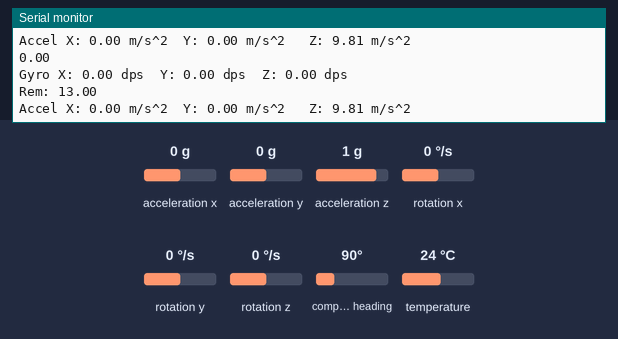
This sketch was run on a simulated Arduino Leonardo, built with avr-gcc and run on an emulated ATmega32U4. Parts: the last lines printed to the serial monitor. Inputs (shaded band) come from the test bench; at power-on: acceleration x 0 g, acceleration y 0 g, acceleration z 1 g, rotation x 0 °/s, rotation y 0 °/s, rotation z 0 °/s, compass heading 90°, temperature 24 °C.

Above: at 1.2 s.
1.3 s: acceleration x set to -0.2 g
At 1.9 s:
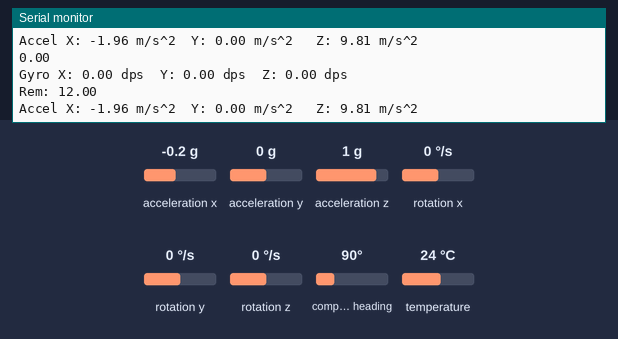
4.3 s: acceleration y set to -1.4 g
At 5.0 s:
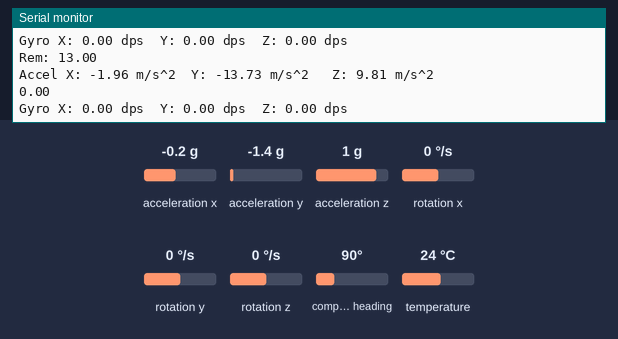
5.8 s: acceleration z set to -1.4 g
At 6.9 s:
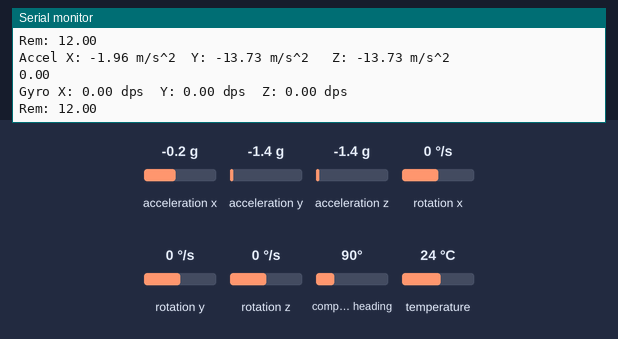
8.8 s: rotation x set to -192 °/s
At 9.7 s:
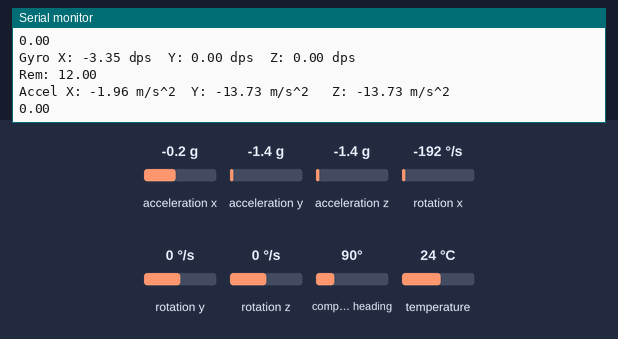
10.3 s: acceleration x set to 1.4 g
At 11.4 s:
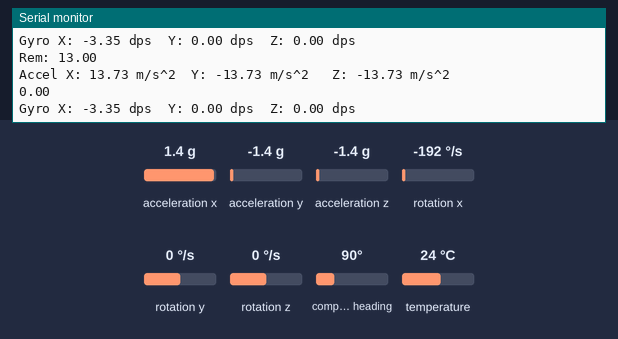
Timing chart, 0 to 13.0 s (numbered marks = the images above; inputs shaded):
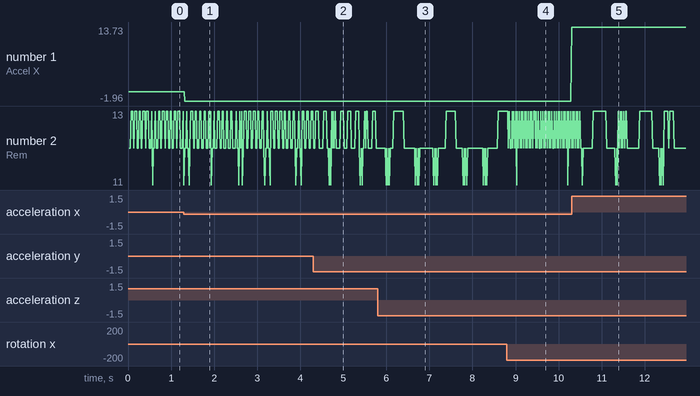

The sketch:

accel_basic.ino
```cpp
//#include <SoftwareSerial.h>
#include <Wire.h>
#include <SPI.h>
#include <Adafruit_LSM9DS1.h>
#include <Adafruit_Sensor.h>  // not used in this demo but required!


// i2c
Adafruit_LSM9DS1 lsm = Adafruit_LSM9DS1();

// Initializing communication ports
//SoftwareSerial mySerial(10, 9); // TX/RX pins


#define LSM9DS1_SCK A5
#define LSM9DS1_MISO 12
#define LSM9DS1_MOSI A4
#define LSM9DS1_XGCS 6
#define LSM9DS1_MCS 5
// You can also use software SPI
//Adafruit_LSM9DS1 lsm = Adafruit_LSM9DS1(LSM9DS1_SCK, LSM9DS1_MISO, LSM9DS1_MOSI, LSM9DS1_XGCS, LSM9DS1_MCS);
// Or hardware SPI! In this case, only CS pins are passed in
//Adafruit_LSM9DS1 lsm = Adafruit_LSM9DS1(LSM9DS1_XGCS, LSM9DS1_MCS);


void setupSensor()
{
  lsm.setupAccel(lsm.LSM9DS1_ACCELRANGE_2G);


  lsm.setupGyro(lsm.LSM9DS1_GYROSCALE_245DPS);

}

void setup()
{
  Serial.begin(115200);
  //mySerial.begin(115200); //115200 for max speed


  while (!Serial) {
    delay(1); // will pause Zero, Leonardo, etc until serial console opens
  }

  Serial.println("LSM9DS1 data read demo");

  if (!lsm.begin())
  {
    Serial.println("Oops ... unable to initialize the LSM9DS1. Check your wiring!");
    while (1);
  }
  Serial.println("Found LSM9DS1 9DOF");

  setupSensor();
}

void loop()
{
  float longstart, longrem, longend;
  float oldx, newx, oldy, newy, oldz, newz;
  float  xacc, yacc, zacc, mag;
  float  xgyro, ygyro, zgyro;

  longstart = millis();
  lsm.read();  /* ask it to read in the data */

  /* Get a new sensor event */
  sensors_event_t a, m, g, temp;
  lsm.getEvent(&a, &m, &g, &temp);
  xacc = a.acceleration.x;
  yacc = a.acceleration.y;
  zacc = a.acceleration.z;
  xgyro = g.gyro.x;
  ygyro = g.gyro.y;
  zgyro = g.gyro.z;

  //mag = sqrt(pow(xacc,2) + pow(yacc,2) + pow(zacc,2));

  Serial.print("Accel X: "); Serial.print(a.acceleration.x); Serial.print(" m/s^2");
  Serial.print("\tY: "); Serial.print(a.acceleration.y);     Serial.print(" m/s^2 ");
  Serial.print("\tZ: "); Serial.print(a.acceleration.z);     Serial.println(" m/s^2 ");
  Serial.println(mag);
  Serial.println("\n");


  Serial.print("Gyro X: "); Serial.print(g.gyro.x);   Serial.print(" dps");
  Serial.print("\tY: "); Serial.print(g.gyro.y);      Serial.print(" dps");
  Serial.print("\tZ: "); Serial.print(g.gyro.z);      Serial.println(" dps");

  Serial.println();

  //Serial.println(sqrt(pow(g.gyro.x,2)+pow(g.gyro.y,2)+pow(g.gyro.z,2)));

  /*
  mySerial.print(*((long*) &xacc), HEX);
  mySerial.print(",");
  mySerial.print(*((long*) &yacc), HEX);
  mySerial.print(",");
  mySerial.print(*((long*) &zacc), HEX);
  mySerial.print(",");
  mySerial.print(*((long*) &xgyro), HEX);
  mySerial.print(",");
  mySerial.print(*((long*) &ygyro), HEX);
  mySerial.print(",");
  mySerial.print(*((long*) &zgyro), HEX);
  mySerial.println();
  */

  longend = millis();
  longrem = 20 - (longend - longstart);
  if (longrem > 0){
    delay(longrem);
    Serial.print("Rem: ");
    Serial.println(longrem);
  }
  else {
    Serial.println("Too Slow");
  }
}

void printHex(int num, int precision) {
     char tmp[16];
     char format[128];

     sprintf(format, "0x%%.%dX", precision);

     sprintf(tmp, format, num);
     Serial.print(tmp);
}
```

Measured:
- after the input at 1.3 s, the serial monitor: prints a new line at once (image 1)
- after the input at 4.3 s, the serial monitor: prints a new line at once (image 2)
- after the input at 5.8 s, the serial monitor: prints a new line at once (image 3)
- after the input at 8.8 s, the serial monitor: prints a new line at once (image 4)
- after the input at 10.3 s, the serial monitor: prints a new line at once (image 5)
- plotted number 1: 0 → -1.96 after the input at 1.3 s, -1.96 → 13.73 after the input at 10.3 s
